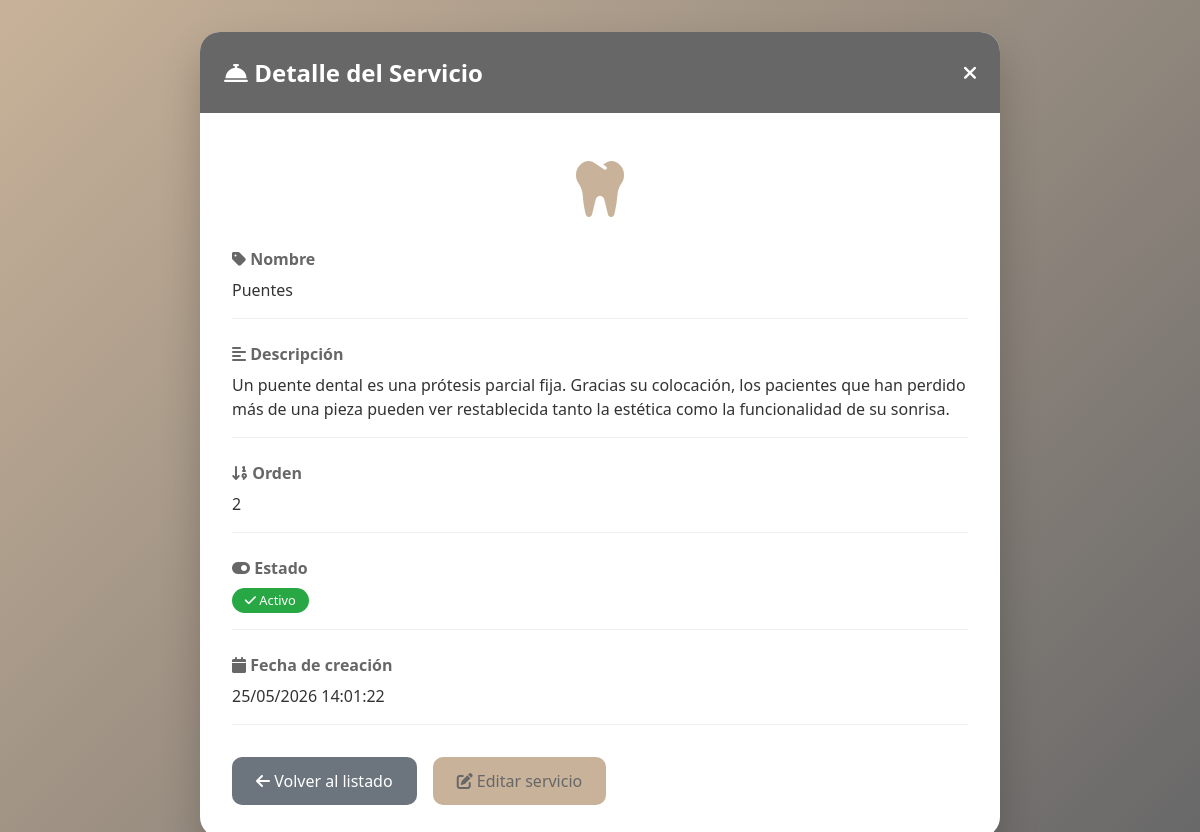
Page /controllers/servicios_controller.php?accion=ver&id=2 (signed in) on the committed database.
### tables this page shows
CREATE TABLE IF NOT EXISTS servicios (
    id INT AUTO_INCREMENT PRIMARY KEY,
    nombre VARCHAR(100) NOT NULL,
    descripcion TEXT NOT NULL,
    icono VARCHAR(50) DEFAULT 'fas fa-tooth',
    orden INT DEFAULT 0,
    activo BOOLEAN DEFAULT TRUE,
    fecha_creacion TIMESTAMP DEFAULT CURRENT_TIMESTAMP
);

### models/Servicio.php (called while the page is built, shortened)
<?php
class Servicio {
    private $conn;
    private $table_name = "servicios";
    public $id;
    public function __construct($db) {
        $this->conn = $db;
    }
    public function obtenerPorId() {
        $query = "SELECT * FROM " . $this->table_name . "
                  WHERE id = :id LIMIT 0,1";
        $stmt = $this->conn->prepare($query);
        $stmt->bindParam(':id', $this->id);
        $stmt->execute();
        $row = $stmt->fetch(PDO::FETCH_ASSOC);
        if ($row) {
            $this->nombre = $row['nombre'];
            $this->descripcion = $row['descripcion'];
            $this->icono = $row['icono'];
            $this->orden = $row['orden'];
            $this->activo = $row['activo'];
            $this->fecha_creacion = $row['fecha_creacion'];
            return true;
        }
        return false;
    }
}
?>

### admin/ver_servicio.php (the view, shortened to what this page needs)
<!DOCTYPE html>
<html lang="es">
<head>
    <link rel="stylesheet" href="https://cdnjs.cloudflare.com/ajax/libs/font-awesome/6.0.0-beta3/css/all.min.css">
</head>
<body>
    <div class="container">
        <div class="header">
            <h1><i class="fas fa-concierge-bell"></i> Detalle del Servicio</h1>
            <a href="/Clinica-Dental-Romo/admin/servicios.php"><i class="fas fa-times"></i></a>
        </div>
        <div class="contenido">
            <div class="icono-grande">
                <i class="<?php echo htmlspecialchars($servicioModel->icono); ?>"></i>
            </div>
            <div class="campo">
                <label><i class="fas fa-tag"></i> Nombre</label>
                <div class="valor"><?php echo htmlspecialchars($servicioModel->nombre); ?></div>
            </div>
            <div class="campo">
                <label><i class="fas fa-align-left"></i> Descripción</label>
                <div class="valor"><?php echo nl2br(htmlspecialchars($servicioModel->descripcion)); ?></div>
            </div>
            <div class="campo">
                <label><i class="fas fa-sort-numeric-down"></i> Orden</label>
                <div class="valor"><?php echo $servicioModel->orden; ?></div>
            </div>
            <div class="campo">
                <label><i class="fas fa-toggle-on"></i> Estado</label>
                <div class="valor">
                    <?php if ($servicioModel->activo == 1): ?>
                        <span class="badge-activo"><i class="fas fa-check"></i> Activo</span>
                    <?php else: ?>
                        <span class="badge-inactivo"><i class="fas fa-times"></i> Inactivo</span>
                    <?php endif; ?>
                </div>
            </div>
            <div class="campo">
                <label><i class="fas fa-calendar"></i> Fecha de creación</label>
                <div class="valor"><?php echo date('d/m/Y H:i:s', strtotime($servicioModel->fecha_creacion)); ?></div>
            </div>
            <div class="botones">
                <a href="/Clinica-Dental-Romo/admin/servicios.php" class="btn-volver"><i class="fas fa-arrow-left"></i> Volver al listado</a>
                <a href="/Clinica-Dental-Romo/controllers/servicios_controller.php?accion=editar&id=<?php echo $servicioModel->id; ?>" class="btn-editar"><i class="fas fa-edit"></i> Editar servicio</a>
            </div>
        </div>
    </div>
</body>
</html>

### admin/ver_servicio.php (style rules this page uses)
* { margin: 0; padding: 0; box-sizing: border-box; }
body { font-family: 'Segoe UI', Tahoma, Geneva, Verdana, sans-serif; background: linear-gradient(135deg, #C8B299 0%, #676768 100%); min-height: 100vh; padding: 2rem; }
.container { max-width: 800px; margin: 0 auto; background: white; border-radius: 20px; box-shadow: 0 20px 40px rgba(0,0,0,0.2); overflow: hidden; }
.header { background-color: #676768; color: white; padding: 1.5rem; display: flex; justify-content: space-between; align-items: center; }
.header h1 { font-size: 1.5rem; }
.header a { color: white; text-decoration: none; font-size: 1.2rem; }
.contenido { padding: 2rem; }
.icono-grande { font-size: 4rem; color: #C8B299; text-align: center; margin-bottom: 1rem; }
.campo { margin-bottom: 1.5rem; border-bottom: 1px solid #eee; padding-bottom: 1rem; }
.campo label { font-weight: bold; color: #676768; display: block; margin-bottom: 0.5rem; }
.campo .valor { color: #333; line-height: 1.5; }
.badge-activo { background-color: #28a745; color: white; padding: 0.2rem 0.8rem; border-radius: 20px; font-size: 0.8rem; display: inline-block; }
.botones { display: flex; gap: 1rem; margin-top: 2rem; }
.btn-volver { background-color: #6c757d; color: white; text-decoration: none; padding: 0.8rem 1.5rem; border-radius: 10px; text-align: center; }
.btn-editar { background-color: #C8B299; color: #676768; text-decoration: none; padding: 0.8rem 1.5rem; border-radius: 10px; text-align: center; }

### rows in the picture
servicios: nombre "Puentes", descripcion "Un puente dental es una prótesis parcial fija. Gracias su colocación, los pacientes que han perdido más de una pieza pueden ver restablecida tanto la estética como la funcionalidad de su sonrisa.", orden "2", fecha_creacion "25/05/2026 14:01:22"
